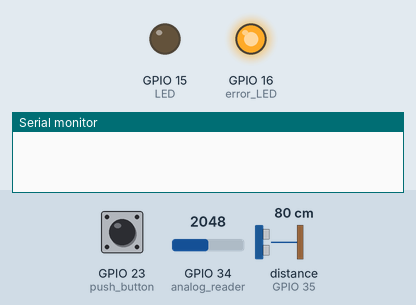
Simulated run of this sketch. Board: ESP32. Parts: output pins drawn as LEDs (lit = HIGH), the last lines printed to the serial monitor. The test bench sets the inputs (shaded band); at power-on: GPIO 23 (push_button) LOW, GPIO 34 (analog_reader) = 2048, distance to the obstacle (sensor on GPIO 35) 80 cm. The echo pulse lasts 58.3 µs per cm.

Above: at 1.2 s.
1.3 s: GPIO 23 (push_button) pulled HIGH for 1 s
3.8 s: GPIO 34 (analog_reader) set to 1714
5.3 s: GPIO 34 (analog_reader) set to 1598
At 6.5 s:
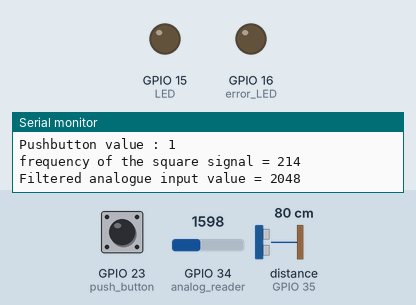
7.0 s: GPIO 34 (analog_reader) set to 2047
At 7.6 s:
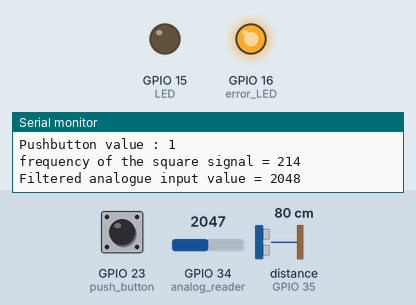
8.7 s: GPIO 34 (analog_reader) set to 1228
At 9.2 s:
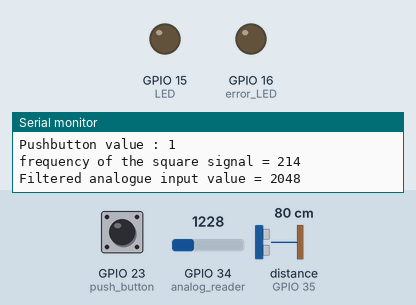
Timing chart, 0 to 11.5 s (numbered marks = the images above; inputs shaded):
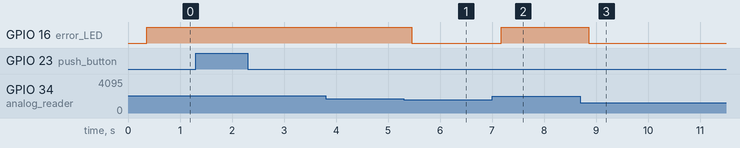

The sketch:

Embedded_Software_Assignment_3_Lucas_Isaac.ino
```cpp
// ===================================
//      B31DG - EMBEDDED SOFTWARE
//           Assignment  3
//            Lucas Isaac
// ===================================

#if CONFIG_FREERTOS_UNICORE
#define ARDUINO_RUNNING_CORE 0
#else
#define ARDUINO_RUNNING_CORE 1
#endif

// =================================================
//      VARIABLES & PINS & RESOURCES MANAGEMENT
// =================================================

#define LED           15
#define error_LED     16
#define push_button   23
#define square_reader 35
#define analog_reader 34

unsigned const int half_max   = 3.3/2*1000; // 1 650 mV
bool               error_code =          0;
unsigned int       reception1 =          0;
unsigned int       reception2 =          0;
unsigned int       reception3 =          0;
unsigned int       reception4 =          0;

// creation of the queue and the semaphore

static QueueHandle_t     queue;
static SemaphoreHandle_t mutex;

// ====================================
//      CREATION OF TASKS & DELAYS
// ====================================

void task1(void *pvParameters);
void task2(void *pvParameters);
void task3(void *pvParameters);
void task4(void *pvParameters);
void task5(void *pvParameters);
void task6(void *pvParameters);
void task7(void *pvParameters);
void task8(void *pvParameters);
void task9(void *pvParameters);

const TickType_t xDelay1 =    9 / portTICK_PERIOD_MS;
const TickType_t xDelay2 =  200 / portTICK_PERIOD_MS;
const TickType_t xDelay3 = 1000 / portTICK_PERIOD_MS;
const TickType_t xDelay4 =   42 / portTICK_PERIOD_MS;
const TickType_t xDelay5 =   42 / portTICK_PERIOD_MS;
const TickType_t xDelay6 =  100 / portTICK_PERIOD_MS;
const TickType_t xDelay7 =  333 / portTICK_PERIOD_MS;
const TickType_t xDelay8 =  333 / portTICK_PERIOD_MS;
const TickType_t xDelay9 = 1000 / portTICK_PERIOD_MS;


// ===================
//      STRUCTURE
// ===================

typedef struct s_data {
  byte         button_state         :   1;
  unsigned int frequency_value      :  10; // another possibity is to put this on 9, and add 500
  unsigned int average_analog_value :  12; // analog value sotckable until 4096
};

s_data datas;

// =============================
//            TASKS
// =============================

// -------------------------- //
// --------- TASK 1 --------- //
// -------------------------- //

void task1(void *pvParameters){
  (void) pvParameters;
  for(;;){
    digitalWrite(LED, HIGH);
    delayMicroseconds(50);
    digitalWrite(LED, LOW);
    //Serial.println("Task 1");
    vTaskDelay(xDelay1);
  }
}

// -------------------------- //
// --------- TASK 2 --------- //
// -------------------------- //

void task2(void *pvParameters){

  (void) pvParameters;
  for(;;){
    xSemaphoreTake(mutex, portMAX_DELAY); // use of a semaphore to protect the data from the structure ( wait function of the semaphore)
    if(digitalRead(push_button)){
      datas.button_state = 1;
    }
    else{
      datas.button_state = 0;
    }
    xSemaphoreGive(mutex); // end of the use of the semaphore (signal function of the semaphore)
    //Serial.println("Task 2");
    vTaskDelay(xDelay2);
  }
}

// -------------------------- //
// --------- TASK 3 --------- //
// -------------------------- //

void task3(void *pvParameters){
  /* Use of a semaphore to write
   * in the struct the square frequency
   */
  (void) pvParameters;

  for(;;){

    unsigned long frequency;
    unsigned long half_period_high = pulseIn(square_reader, HIGH);
    unsigned long half_period_low  = pulseIn(square_reader, LOW);

    if((half_period_high + half_period_low) == 0){ // in the case there is no readed signal, we set the frequency at 0 to avoid a division by 0
      frequency = 0;
    }
    else{
      frequency = 1000000/(half_period_high + half_period_low);
    }
    xSemaphoreTake(mutex, portMAX_DELAY);
    datas.frequency_value = frequency;
    xSemaphoreGive(mutex);
    //Serial.println("Task 3");
    /*
    Serial.print("Value of the frequency of the square : ");
    Serial.println(datas.frequency_value);*/
    vTaskDelay(xDelay3);
  }
}

// -------------------------- //
// --------- TASK 4 --------- //
// -------------------------- //

void task4(void *pvParameters){
  /* Use of a semaphore
   * to write the analog values
   */
  (void) pvParameters;
  int analog = 0;

  for(;;){
    analog = analogRead(analog_reader);
    xQueueSend(queue,&analog,1); // send the value inside the queue
    /*
    Serial.print("Analog value one reading = ");
    Serial.println(analog);
    */
    //Serial.println("Task 4");
    vTaskDelay(xDelay4);
    }
  }

// -------------------------- //
// --------- TASK 5 --------- //
// -------------------------- //

void task5(void *pvParameters){ // use of a queue
  (void) pvParameters;
  int reception1;
  int reception2;
  int reception3;
  int reception4;

  for(;;){
    reception4 = reception3; // save the values of the precedent variables to welcome the last variable of the queue
    reception3 = reception2;
    reception2 = reception1;
    xQueueReceive(queue,&reception1,portMAX_DELAY); // reception of the value in the queue to protect the data
    xSemaphoreTake(mutex,portMAX_DELAY);
    datas.average_analog_value = (reception1 + reception2 + reception3 + reception4)/4;
    xSemaphoreGive(mutex);
    /*
    Serial.print("Average value = ");
    Serial.println(datas.average_analog_value);
    */
    //Serial.println("Task 5");
    vTaskDelay(xDelay5);
  }
}

// -------------------------- //
// --------- TASK 6 --------- //
// -------------------------- //

void task6(void *pvParameters){
  (void) pvParameters;
  for(;;){
    for(int i=0; i<1000; i++){
      __asm__ __volatile__ ("nop");
    }
    //Serial.println("Task 6");
    vTaskDelay(xDelay6);
  }
}

// -------------------------- //
// --------- TASK 7 --------- //
// -------------------------- //

void task7(void *pvParameters){
  (void) pvParameters;
  for(;;){
    xSemaphoreTake(mutex,portMAX_DELAY); // protection of the average_analog_value
    if(datas.average_analog_value > half_max){
      error_code = 1;
    }
    else{
      error_code = 0;
    }
    xSemaphoreGive(mutex);
    //Serial.println("Task 7");
    vTaskDelay(xDelay7);
  }
}

// -------------------------- //
// --------- TASK 8 --------- //
// -------------------------- //

void task8(void *pvParameters){
  (void) pvParameters;
  for(;;){
    if(error_code){
      digitalWrite(error_LED,HIGH);
    }
    else{
      digitalWrite(error_LED,LOW);
    }
    //Serial.println("Task 8");
    vTaskDelay(xDelay8);
  }
}

// -------------------------- //
// --------- TASK 9 --------- //
// -------------------------- //

//use of a semaphore
void task9(void *pvParameters){ //print only if the button is pressed,
  (void) pvParameters;
  for(;;){
    if(digitalRead(push_button)){
      xSemaphoreTake(mutex, portMAX_DELAY); //protection of shared data
      Serial.print  ("Pushbutton value : ");
      Serial.println(datas.button_state);
      Serial.print  ("frequency of the square signal = ");
      Serial.println(datas.frequency_value);
      Serial.print  ("Filtered analogue input value = ");
      Serial.println(datas.average_analog_value);
      xSemaphoreGive(mutex);
    }
    //Serial.println("Task 9");
    vTaskDelay(xDelay9);
  }
}

// ==================================== //
//        INITIALISATION & SETUP        //
// ==================================== //

void setup() {

  Serial.begin(115200);

  pinMode(           LED, OUTPUT);
  pinMode(   push_button,  INPUT);
  pinMode( square_reader,  INPUT);
  pinMode( analog_reader,  INPUT);
  pinMode(     error_LED, OUTPUT);

  queue = xQueueCreate(4,sizeof(int)); // creation of a queue of 4 ints
  mutex = xSemaphoreCreateMutex(); // initialisation of the semaphore as mutual exclusion, so the initial value is 1

  xTaskCreatePinnedToCore(task1,"task1",4096,NULL,1,NULL,ARDUINO_RUNNING_CORE); //4096 is the size of the task, 1 is the priority
  xTaskCreatePinnedToCore(task2,"task2",4096,NULL,1,NULL,ARDUINO_RUNNING_CORE);
  xTaskCreatePinnedToCore(task3,"task3",4096,NULL,1,NULL,ARDUINO_RUNNING_CORE);
  xTaskCreatePinnedToCore(task4,"task4",4096,NULL,1,NULL,ARDUINO_RUNNING_CORE);
  xTaskCreatePinnedToCore(task5,"task5",4096,NULL,1,NULL,ARDUINO_RUNNING_CORE);
  xTaskCreatePinnedToCore(task6,"task6",4096,NULL,1,NULL,ARDUINO_RUNNING_CORE);
  xTaskCreatePinnedToCore(task7,"task7",4096,NULL,1,NULL,ARDUINO_RUNNING_CORE);
  xTaskCreatePinnedToCore(task8,"task8",4096,NULL,1,NULL,ARDUINO_RUNNING_CORE);
  xTaskCreatePinnedToCore(task9,"task9",4096,NULL,1,NULL,ARDUINO_RUNNING_CORE);

  // any function has a parameter, so the value is NULL

}


void loop() {  }
```

Measured:
- the behaviour switches between 1651 and 1650 on GPIO 34 (analog_reader) (found by bisection; images 0 and 1)
- after the input at 5.3 s, GPIO 16 (error_LED): HIGH → LOW after 0.16 s
- after the input at 7.0 s, GPIO 16 (error_LED): LOW → HIGH after 0.18 s
- after the input at 8.7 s, GPIO 16 (error_LED): HIGH → LOW after 0.16 s
